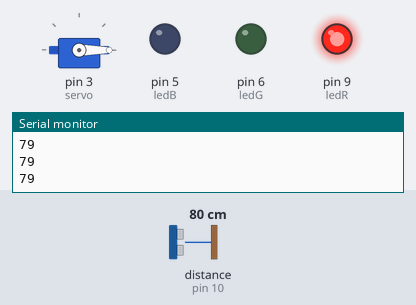
This sketch was run on a simulated Arduino Uno, built with avr-gcc and run on an emulated ATmega328P. Shown: servo, output pins drawn as LEDs (lit = HIGH), the last lines printed to the serial monitor. Wiring (inferred from the names in the program): ultrasonic range finder: trigger pin 11; echo pin 10. Dashed ring = blinking. Inputs (shaded band) come from the test bench; at power-on: distance to the obstacle (sensor on pin 10) 80 cm. The echo pulse lasts 58.3 µs per cm; pins used as bus, display or sensor lines are not drawn.

Above: at 1.2 s.
1.3 s: distance to the obstacle (sensor on pin 10) set to 23 cm
2.8 s: distance to the obstacle (sensor on pin 10) set to 20 cm
At 3.22 s:
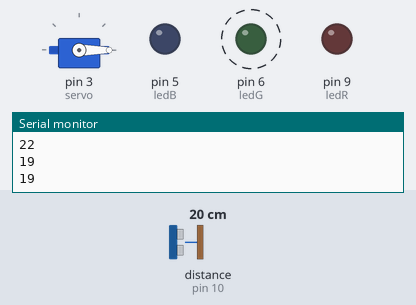
5.8 s: distance to the obstacle (sensor on pin 10) set to 35 cm
At 6.4 s:
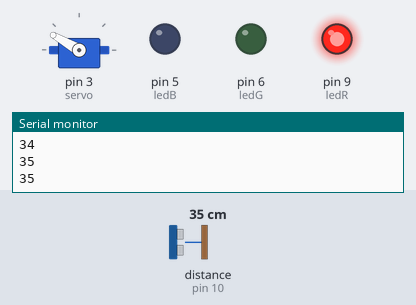
8.8 s: distance to the obstacle (sensor on pin 10) set to 2 cm
At 9.3 s:
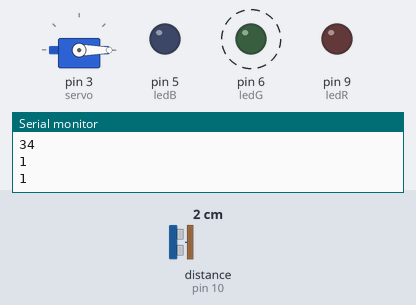
11.8 s: distance to the obstacle (sensor on pin 10) set to 60 cm
At 12.07 s:
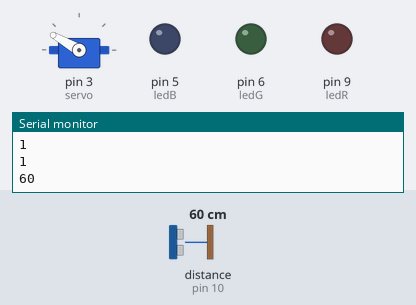
Timing chart, 0 to 15.7 s (numbered marks = the images above; inputs shaded):
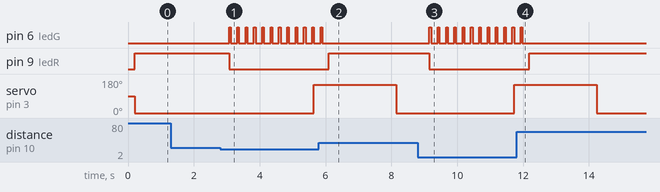

Measured:
- the behaviour switches between 22 and 21 cm on distance to the obstacle (sensor on pin 10) (found by bisection; images 0 and 1)
- after the input at 2.8 s, pin 6 (ledG): alternates HIGH for 0.05 s and LOW for 0.20 s, starting after 0.27 s; pin 9 (ledR): HIGH → LOW after 0.27 s; servo on pin 3 (servo): 0° → 150° after 2.8 s
- after the input at 5.8 s, pin 6 (ledG): goes on until 5.9 s, then stays LOW; pin 9 (ledR): LOW → HIGH after 0.30 s; servo on pin 3 (servo): 150° → 0° after 2.3 s
- after the input at 8.8 s, pin 6 (ledG): alternates HIGH for 0.05 s and LOW for 0.20 s, starting after 0.36 s; pin 9 (ledR): HIGH → LOW after 0.36 s; servo on pin 3 (servo): 0° → 150° after 2.9 s
- after the input at 11.8 s, pin 6 (ledG): goes on until 12.0 s, then stays LOW; pin 9 (ledR): LOW → HIGH after 0.38 s; servo on pin 3 (servo): 150° → 0° after 2.4 s

The sketch:

Clase_02_-_Sensor_Buzzer.ino
```cpp
#include <Servo.h>
// 'Echo' se encargará de la entrada de información.
int echo = 10;
// 'Trig' funciona para salida de información.
int trig = 11;
int distancia;
int duracion;
int ledR = 9;
int ledB = 5;
int ledG = 6;
int count = 0;
Servo servo;


void setup()
{
  Serial.begin(9600);

  pinMode(trig, OUTPUT);
  pinMode(echo, INPUT);

  pinMode(ledR, OUTPUT);
  pinMode(ledG, OUTPUT);
  pinMode(ledB, OUTPUT);

  // Acoplar el servo motor al pin '3'.
  servo.attach(3);

}

void loop()
{
  digitalWrite(trig, HIGH);
  delay(1);
  digitalWrite(trig, LOW);

  duracion = pulseIn(echo, HIGH);
  distancia = duracion / 58.2;

  Serial.println(distancia);
  delay(200);

  if(distancia <= 20 && distancia >  0){
      digitalWrite(ledR, LOW);
      digitalWrite(ledG, HIGH);
      delay(50);
      digitalWrite(ledG, LOW);
      if(count < 10){
        count += 1;
      } else{
        servo.write(150);
      }
  } else{
      digitalWrite(ledR, HIGH);
      if(count > 0){
        count -= 1;
      } else{
        servo.write(0);
      }
  }
}
```
